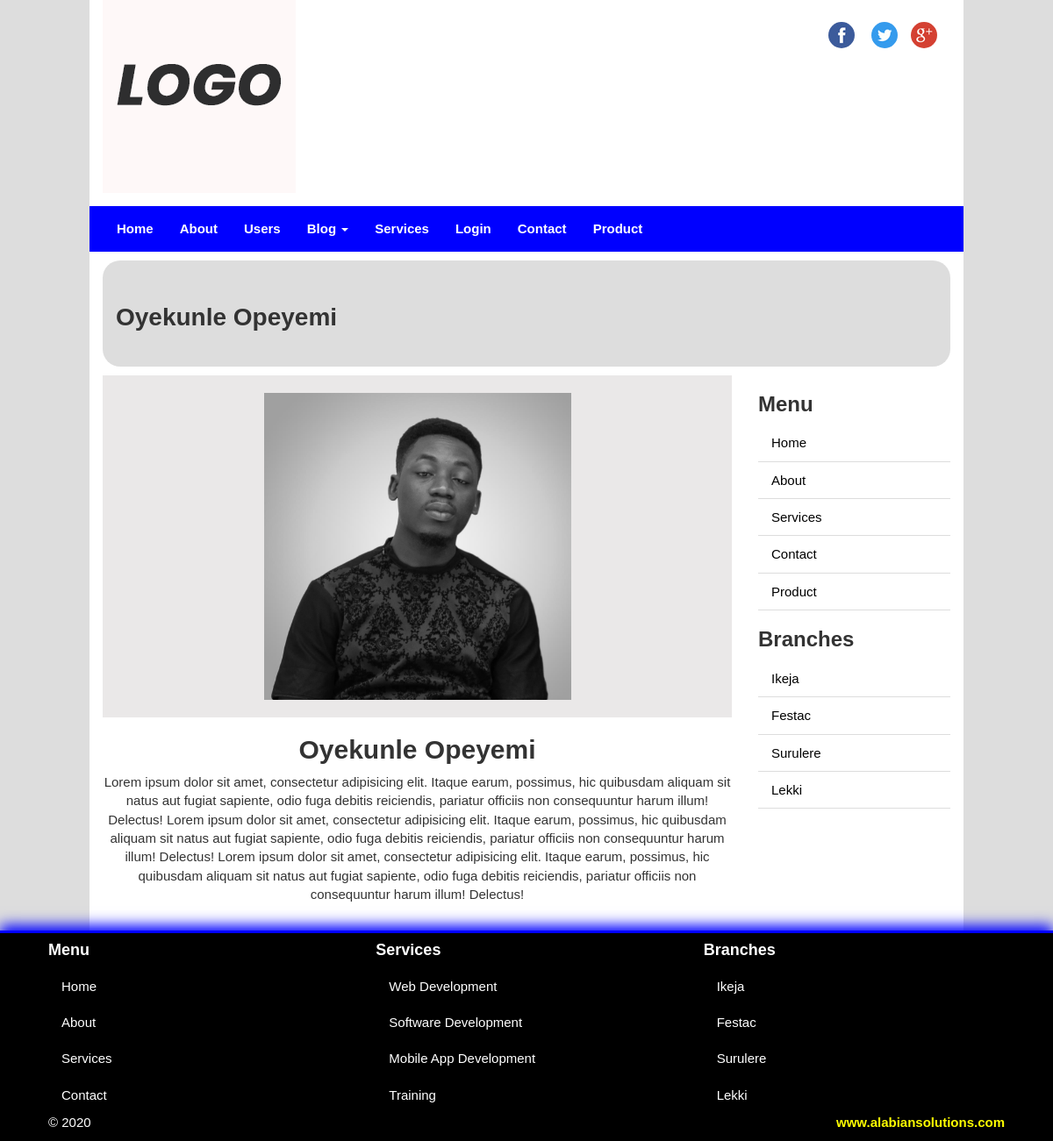
/frontend/about-detail/3, run on the app's committed database.
### classwork_app/models.py (models this page shows, shortened)
class About(models.Model):
    abt_title = models.CharField(max_length=150)
    profile = models.ImageField(blank=True, null=True, upload_to='uploads/')
    description = models.TextField(blank=True)

### classwork_app/views.py (the view)
# urls.py: path('about-detail/<int:abt_id>', views.about_detail, name='about_detail'),
def about_detail(request, abt_id):
    try:
        detail = About.objects.get(id=abt_id)
    except About.DoesNotExist:
        raise Http404('Model or page does not exist')
    return render(request, 'classwork_app/detail.html', {'dt':detail})

### classwork_app/custom_processor.py (called while the page is built)
def footer_date(request):
    footer_time = datetime.now()
    context = {'site_date':footer_time}
    return context

def menu_cat(request):
    category = Category.objects.all()
    kwargs = {'cat':category}
    return kwargs

### classwork_app/templates/classwork_app/detail.html (shortened to what this page needs)
{% extends 'classwork_app/base.html' %}
{% load static %}
{% block content %}
<section id="sectionTitle">
  <div class="pageTitle">
    <h1>{{ dt.abt_title }}</h1>
  </div>
</section>
<section id="content">
  <div class="row">
    <div class="col-sm-9 text-center" id="detailContent">
      {% if dt %}
        <div class="contain-img">
          <div class="img-div">
              <img src="{{ dt.profile.url }}" class="img-responsive">
          </div>
        </div>
        <div class="detail-content">
          <h2>{{ dt.abt_title }}</h2>
          <p>
           {{ dt.description }}
          </p>
        </div>
        {% endif %}
    </div>
    {% include 'classwork_app/sidebar.html' %}
  </div>
</section>
{% endblock %}

### classwork_app/static/classwork_app/css/style.css (style rules this page uses)
body { font-family: arial, verdana, sans-serif; font-size:15px; background-color:#ddd; }
h1, h2, h3, h4, h5, h6 { font-weight: bold; }
h1 { font-size:28px; }
#sectionTitle { background-color:#ddd; padding:30px 15px; margin: 10px 0; border-radius:20px; }
.img-div { width: 350px; height: 350px; margin: auto; }
.contain-img { background-color: #EAE8E8; padding: 20px; box-sizing: border-box; }
#detailContent img { width: 100%; height: auto; }

### data on the page
About: abt_title "Oyekunle Opeyemi", profile (picture), description "Lorem ipsum dolor sit amet, consectetur adipisicing elit. Itaque earum, possimus, hic quibusdam aliquam sit natus aut fugiat sapiente, odio fuga debitis reiciendis, pariatur officiis non consequuntur harum illum! Delectus! Lorem ipsum dolor sit amet, consectetur adipisicing elit. Itaque earum, possimus, hic quibusdam aliquam sit natus aut fugiat sapiente, odio fuga debitis reiciendis, pariatur officiis non consequuntur harum illum! Delectus! Lorem ipsum dolor sit amet, consectetur adipisicing elit. Itaque earum, possimus, hic quibusdam aliquam sit natus aut fugiat sapiente, odio fuga debitis reiciendis, pariatur officiis non consequuntur harum illum! Delectus!"
